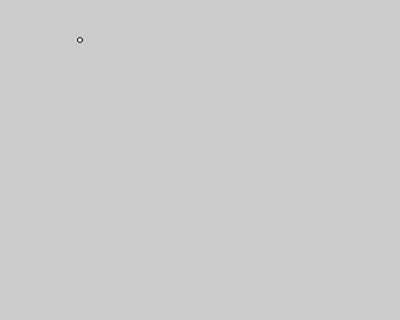
Frame 1 (no input)
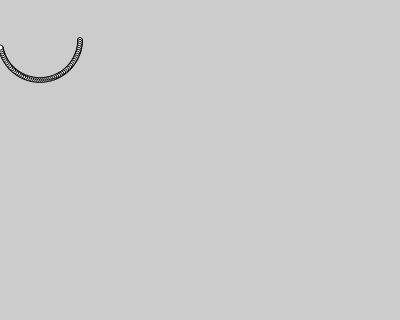
Frame 60 (no input)
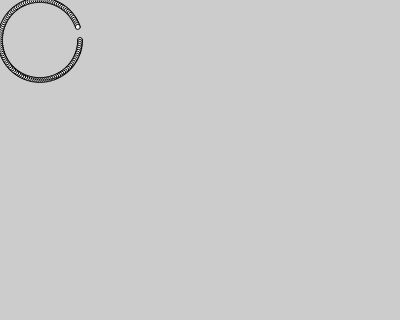
Frame 120 (the mouse pressed at the canvas centre since frame 60)

The p5.js sketch that drew these frames (run headless with seeded random() and noise() and a simulated clock; from frame 60 on, the mouse is pressed at the canvas centre):

// p5.js sketch
// ── sketch.js
let angle = 0.0;
let rsize = 40;
let offsetX = rsize;
let offsetY = rsize;
let rad = 20*2;
let speed = 0.05;
let cir_len = 5;

function setup() {
  // createCanvas(windowWidth, windowHeight);
  createCanvas(400, 320);
  background(204);
  angleEnd = TWO_PI;
}

function draw() {
  let x = offsetX + cos(angle) * rad;
  let y = offsetY + sin(angle) * rad;
  ellipse( x, y, cir_len, cir_len);
  // line(offsetX, offsetY, x, y)
  angle += speed;
  if (angle > TWO_PI) {
    offsetX += rsize*2;
    angle = 0;
    if (offsetX > width) {
      offsetX = rsize;
      offsetY += rsize*2;
      if (offsetY > height) {
        offsetY = rsize;
      }
    }
  }
}

// https://editor.p5js.org/jht1493/sketches/jAvVW37Mm
// circles in the mix

// https://editor.p5js.org/jht1493/sketches/0IZtaK_fH
// Ex_08_14 Circular Motion

// https://github.com/lmccart/gswp5.js-code/blob/master/08_Motion/Ex_08_14.js
